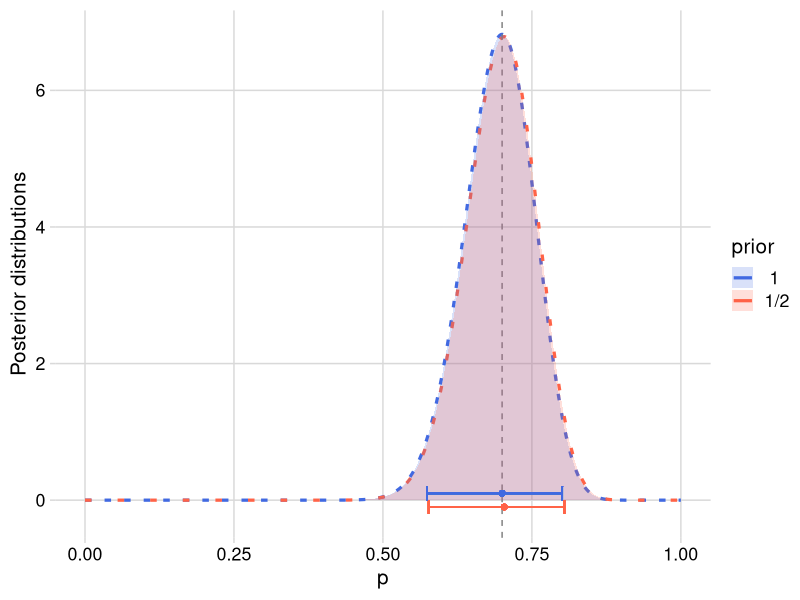
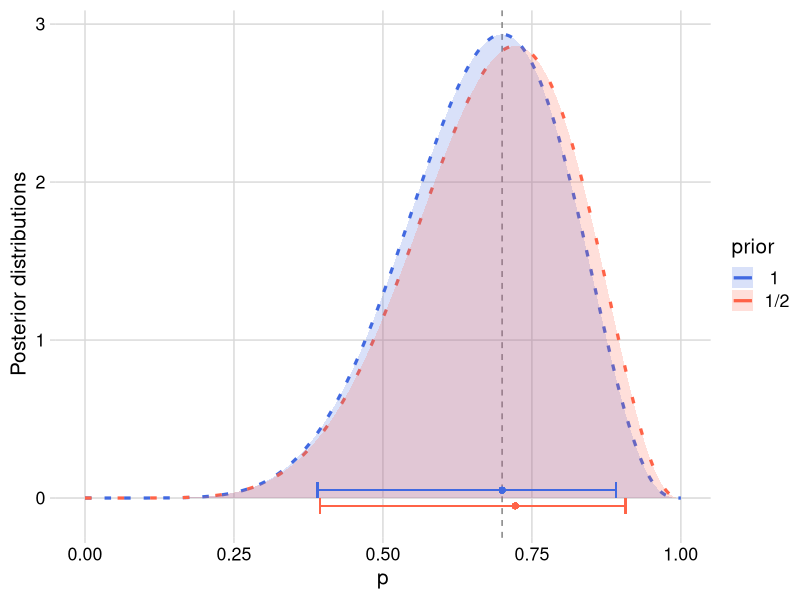

Recreate these plots in R, in order.
## ---- chunk 1
knitr::opts_chunk$set(
  collapse = TRUE,
  comment = "#>"
)
## ---- chunk 2
#TODO: schematic binary nature of edges in scan and continuous sampling
## ---- chunk 3
#TODO: schematic analogy coin-tosses and edge weights
## ---- chunk 4
#TODO: schematic static network
## ---- chunk 5
#TODO: schematic from biological/behavioural/social drivers to p
## ---- chunk 6
#TODO: schematic from obs to a distribution of p
## ---- chunk 7
#TODO: schematic Beta distribution for different values of alpha and beta
## ---- chunk 8
#TODO: schematic Bayesian inference combining prior + observation to form the posterior
## ---- chunk 9
#TODO: schematic Uninformative Beta priors
## ---- chunk 10
library(ggplot2)
library(cowplot)
rbind(
  data.frame(p = seq(0,1,0.001),post = seq(0,1,0.001) |> dbeta(42.5,18.5),prior = "1/2"),
  data.frame(p = seq(0,1,0.001),post = seq(0,1,0.001) |> dbeta(43,19),prior = " 1 ")
) |> 
  ggplot(aes(p,post,colour = prior))+
  geom_line(aes(lty = prior),size = 1.1)+
  geom_vline(xintercept = 7/10,lty = "dashed",colour = "grey50")+
  geom_ribbon(aes(ymin = 0,ymax = post,fill = prior),alpha = 0.2,colour = NA)+
  geom_point(aes(x = 41.5 / 59,y = -0.1),colour = "tomato")+
  geom_errorbarh(aes(y = -0.1,xmin = qbeta(0.025,42.5,18.5),xmax = qbeta(0.975,42.5,18.5)),
                 colour = "tomato",height = 0.2)+
  geom_point(aes(x = 42 / 60,y = 0.1),colour = "royalblue")+
  geom_errorbarh(aes(y = 0.1,xmin = qbeta(0.025,43,19),xmax = qbeta(0.975,43,19)),
                 colour = "royalblue",height = 0.2)+
  scale_colour_manual(values = c("royalblue","tomato"))+
  scale_fill_manual(values = c("royalblue","tomato"))+
  scale_linetype_manual(values = c("2424","2828"))+
  guides(linetype = "none")+
  labs(y = "Posterior distributions")+
  theme_minimal_grid(15)+
  theme(plot.background = element_rect(fill = 'white', colour = NA))
## ---- chunk 11
rbind(
  data.frame(p = seq(0,1,0.001),post = seq(0,1,0.001) |> dbeta(7.5,3.5),prior = "1/2"),
  data.frame(p = seq(0,1,0.001),post = seq(0,1,0.001) |> dbeta(8,4),prior = " 1 ")
) |> 
  ggplot(aes(p,post,colour = prior))+
  geom_line(aes(lty = prior),size = 1.1)+
  geom_vline(xintercept = 7/10,lty = "dashed",colour = "grey50")+
  geom_ribbon(aes(ymin = 0,ymax = post,fill = prior),alpha = 0.2,colour = NA)+
  geom_point(aes(x = 6.5 / 9,y = -0.05),colour = "tomato")+
  geom_errorbarh(aes(y = -0.05,xmin = qbeta(0.025,7.5,3.5),xmax = qbeta(0.975,7.5,3.5)),
                 colour = "tomato",height = 0.1)+
  geom_point(aes(x = 7 / 10,y = 0.05),colour = "royalblue")+
  geom_errorbarh(aes(y = 0.05,xmin = qbeta(0.025,8,4),xmax = qbeta(0.975,8,4)),
                 colour = "royalblue",height = 0.1)+
  scale_colour_manual(values = c("royalblue","tomato"))+
  scale_fill_manual(values = c("royalblue","tomato"))+
  scale_linetype_manual(values = c("2424","2828"))+
  guides(linetype = "none")+
  labs(y = "Posterior distributions")+
  theme_minimal_grid(15)+
  theme(plot.background = element_rect(fill = 'white', colour = NA))
## ---- chunk 12
#TODO: schematic comparison drawing edges from Beta-Binomial vs SimuNet's step-by-step approach
